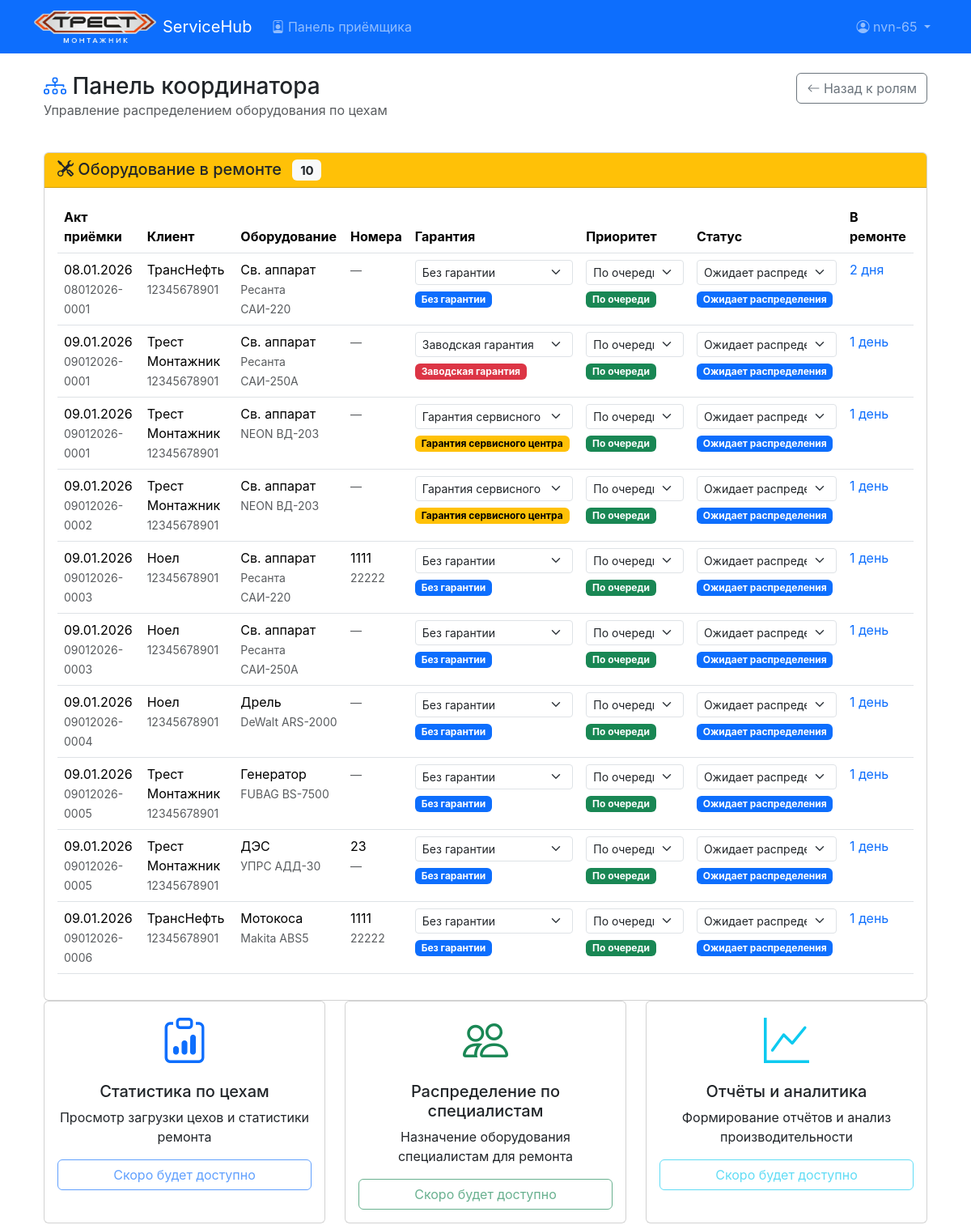
Before: /coordinator-dashboard/ (signed in, upper part) with the older database file.
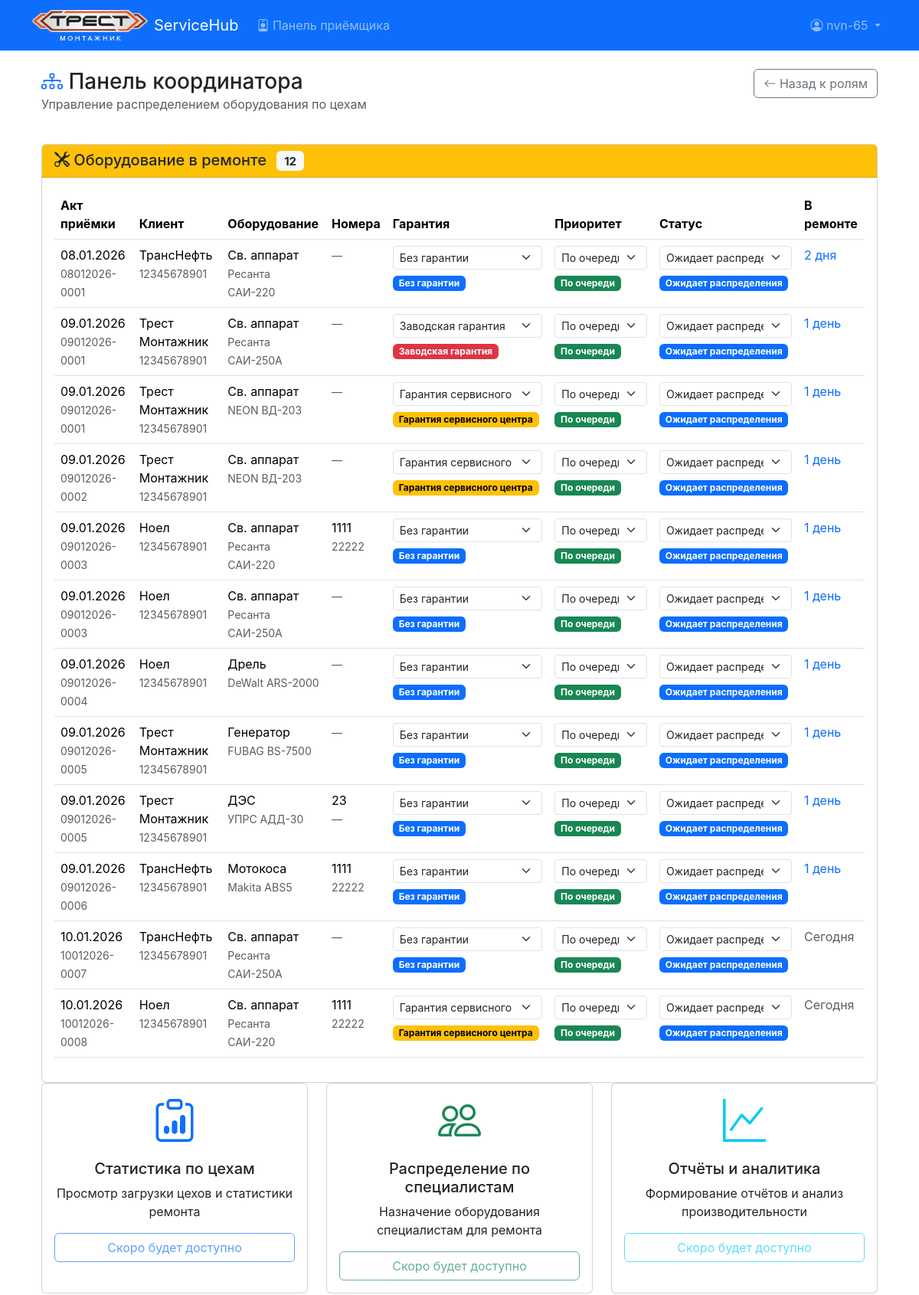
After: the same page with the newer database file.
### service_center/models.py (models this page shows, shortened)
class ReceivedEquipment(models.Model):
    GUARANTEE_CHOICES = [
        ('NONE', 'Без гарантии'),
        ('FACTORY', 'Заводская гарантия'),
        ('SERVICE', 'Гарантия сервисного центра'),
    ]
    STATUS_CHOICES = [
        ('WAITING', 'Ожидает распределения'),
        ('ASSIGNED', 'Назначено специалисту'),
        ('DIAGNOSIS', 'На диагностике'),
        ('DIAGNOSED', 'Диагностировано'),
        ('APPROVAL', 'Согласование стоимости'),
        ('PARTS', 'Ожидает запчастей'),
        ('REPAIR', 'В ремонте'),
        ('TESTING', 'На испытаниях'),
        ('READY', 'Готово к выдаче'),
        ('ISSUED', 'Выдано'),
    ]
    reception_act = models.ForeignKey(ReceptionAct, on_delete=models.CASCADE,
                                      related_name='equipments', verbose_name="Акт приёмки")
    model = models.ForeignKey(EquipmentModel, on_delete=models.PROTECT,
                              verbose_name="Модель оборудования")
    serial_number = models.CharField(max_length=30, default="---",
                                     blank=True, verbose_name="Серийный номер")
    inventory_number = models.CharField(max_length=30, default="---", blank=True, null=True,
                                        verbose_name="Инвентарный номер")
    defect_description = models.CharField(max_length=300, blank=True, null=True,
                                          verbose_name="Описание неисправности")
    guarantee_type = models.CharField(max_length=10, choices=GUARANTEE_CHOICES,
                                      default='NONE', verbose_name="Тип гарантии")
    assigned_specialist = models.ForeignKey(
        UserRole,
        on_delete=models.SET_NULL,  # При удалении специалиста поле становится NULL
        null=True,
        blank=True,
        verbose_name="Назначенный специалист",
        related_name='assigned_equipment'  # Имя для обратной связи
    )
    status = models.CharField(max_length=20, choices=STATUS_CHOICES,
                              default='WAITING', verbose_name="Статус")
    priority = models.IntegerField(default=0, verbose_name="Приоритет")
    created_at = models.DateTimeField(auto_now_add=True, verbose_name="Дата создания")
    updated_at = models.DateTimeField(auto_now=True, verbose_name="Дата обновления")
    def get_status_color(self):
        colors = {
            'WAITING': 'primary',  # Серый primary
            'ASSIGNED': 'info',  # Синий
            'DIAGNOSIS': 'warning',  # Жёлтый
            'DIAGNOSED': 'secondary',  # Темно-синий secondary
            'APPROVAL': 'warning',  # Жёлтый
            'PARTS': 'danger',  # Красный
            'REPAIR': 'info',  # Синий
            'TESTING': 'success',  # Зелёный
            'READY': 'success',  # Зелёный
            'ISSUED': 'dark',  # Тёмный
        }
        return colors.get(self.status, 'secondary')
    def get_guarantee_color(self):
        colors = {
            'NONE': 'primary',  # Серый
            'SERVICE': 'warning',  # Жёлтый
            'FACTORY': 'danger',  # Красный
            }
        return colors.get(self.guarantee_type, 'secondary')
    class Meta:
        ordering = ['-priority', '-created_at']
        verbose_name = "Принятое оборудование"
        verbose_name_plural = "Принятое оборудование"

class ReceptionAct(models.Model):
    act_number = models.CharField(max_length=50, unique=True, verbose_name="Номер акта")
    created_at = models.DateTimeField(auto_now_add=True, verbose_name="Дата создания")
    client = models.ForeignKey(Client, on_delete=models.PROTECT,
                               related_name='reception_acts', verbose_name="Клиент")
    receiver = models.ForeignKey(User, on_delete=models.PROTECT,
                                 related_name='reception_acts', verbose_name="Приёмщик")
    updated_at = models.DateTimeField(auto_now=True, verbose_name="Дата обновления")
    printed_at = models.DateTimeField(null=True, blank=True, verbose_name="Дата печати")
    class Meta:
        ordering = ['-created_at']  # Сортировка по дате создания (новые сверху)
        verbose_name = "Акт приёмки"
        verbose_name_plural = "Акты приёмки"

class Client(models.Model):
    short_name = models.CharField(max_length=50, unique=True, verbose_name="Краткое наименование клиента")
    full_name = models.CharField(max_length=100, unique=True, verbose_name="Полное наименование клиента")
    contact_person = models.CharField(max_length=200, verbose_name="Ответственное лицо")
    phone = models.CharField(max_length=20, verbose_name="Телефон")
    email = models.EmailField(blank=True, null=True, verbose_name="Email")
    address = models.TextField(blank=True, null=True, verbose_name="Адрес")
    created_at = models.DateTimeField(auto_now_add=True, verbose_name="Дата создания")
    class Meta:
        ordering = ['short_name']  # Сортировка по краткому наименованию
        verbose_name = "Клиент"
        verbose_name_plural = "Клиенты"

class EquipmentModel(models.Model):
    category = models.ForeignKey(EquipmentCategory, on_delete=models.CASCADE,
                                 related_name='models', verbose_name="Категория оборудования")
    brand = models.ForeignKey(Brand, on_delete=models.CASCADE,
                              related_name='models', verbose_name="Бренд")
    name = models.CharField(max_length=200, verbose_name="Название модели")
    description = models.TextField(blank=True, null=True, verbose_name="Дополнительные заметки")
    class Meta:
        ordering = ['name']  # Сортировка по названию модели
        verbose_name = "Модель оборудования"
        verbose_name_plural = "Модели оборудования"
        unique_together = ('name', 'brand')

class EquipmentCategory(models.Model):
    DEPARTAMENT_CHOICES = [
        ('NONE', 'Не определён'),
        ('MOTOR', 'Цех агрегатов'),
        ('ELECTRO', 'Цех электроинструмента'),
        ('SMALL', 'Цех малой маханизации'),
        ('ELECTRON', 'Цех электроники')
    ]
    name = models.CharField(max_length=200, unique=True, verbose_name="Название категории")
    description = models.TextField(blank=True, null=True, verbose_name="Описание")
    department = models.CharField(max_length=10, choices=DEPARTAMENT_CHOICES, default='NONE',
                                  verbose_name="Цех обслуживания")
    class Meta:
        ordering = ['name']  # Сортировка по названию категории
        verbose_name = "Категория оборудования"
        verbose_name_plural = "Категории оборудования"

class Brand(models.Model):
    name = models.CharField(max_length=20, unique=False, verbose_name="Название бренда")
    category = models.ForeignKey(EquipmentCategory, on_delete=models.CASCADE,
                                 related_name='brands', verbose_name="Категория")
    description = models.TextField(blank=True, null=True, verbose_name="Дополнительные заметки")
    class Meta:
        ordering = ['name']  # Сортировка по названию бренда
        verbose_name = "Бренд"
        verbose_name_plural = "Бренды"
        unique_together = ('name', 'category')

### service_center/views.py (the view)
# urls.py: path('coordinator-dashboard/', views.coordinator_dashboard_view, name='coordinator_dashboard'),
@login_required
def coordinator_dashboard_view(request):
    has_coordinator_role = UserRole.objects.filter(
        user=request.user,
        role__name='Координатор',
        is_active=True
    ).exists()
    if not has_coordinator_role:
        messages.error(request, 'У вас нет прав для доступа к этой странице.')
        return redirect('roles')
    equipment_list = ReceivedEquipment.objects.exclude(
        status='ISSUED'
    ).select_related(
        'reception_act__client',
        'model__brand',
        'model__category'
    ).order_by('created_at')  # старые сверху
    today = timezone.now().date()
    for equipment in equipment_list:
        equipment.days_in_repair = (today - equipment.created_at.date()).days
    context = {
        'page_title': 'Панель координатора',
        'equipment_list': equipment_list,
    }
    return render(request, 'service_center/coordinator_dashboard.html', context)

### templates/service_center/coordinator_dashboard.html (shortened to what the changed rows need)
{% extends 'base.html' %}
{% load static %}
{% block content %}
<div class="container">
    <div class="row mb-4">
        <div class="col">
            <h1 class="h3 mb-0">
                <i class="bi bi-diagram-3 text-primary"></i>
                Панель координатора
            </h1>
        </div>
    </div>
    <div class="card mt-4">
        <div class="card-header bg-warning">
            <h5 class="mb-0">
                <i class="bi bi-tools"></i>
                Оборудование в ремонте
                <span class="badge bg-light text-dark ms-2">{{ equipment_list|length }}</span>
            </h5>
        </div>
        <div class="card-body">
            {% if equipment_list %}
                <div class="table-responsive">
                    <table class="table table-hover">
                        <thead>
                            <tr>
                                <th>Акт приёмки</th>
                                <th>Клиент</th>
                                <th>Оборудование</th>
                                <th>Номера</th>
                                <th>Гарантия</th>
                                <th>Приоритет</th>
                                <th>Статус</th>
                                <th>В ремонте</th>
                            </tr>
                        </thead>
                        <tbody>
                            {% for equipment in equipment_list %}
                            <tr>
                                <td>
                                    <div>{{ equipment.reception_act.created_at|date:"d.m.Y" }}</div>
                                    <small class="text-muted">{{ equipment.reception_act.act_number }}</small>
                                </td>
                                <td>
                                    <div>{{ equipment.reception_act.client.short_name }}</div>
                                    <small class="text-muted">{{ equipment.reception_act.client.phone }}</small>
                                </td>
                                <td>
                                    <div>{{ equipment.model.category.name }}</div>
                                    <small class="text-muted">{{ equipment.model.brand.name }} {{ equipment.model.name }}</small>
                                </td>
                                <td>
                                    <div>{{ equipment.serial_number }}</div>
                                    <small class="text-muted">
                                        {% if equipment.inventory_number %}
                                            {{ equipment.inventory_number }}
                                        {% else %}
                                            <span class="text-muted">—</span>
                                        {% endif %}
                                    </small>
                                </td>
                                <td>
                                    <select class="form-select form-select-sm guarantee-select" data-equipment-id="{{ equipment.id }}" style="min-width: 120px;">
                                        {% for guarantee_key, guarantee_name in equipment.GUARANTEE_CHOICES %}
                                            <option value="{{ guarantee_key }}" {% if equipment.guarantee_type == guarantee_key %}selected{% endif %}>
                                                {{ guarantee_name }}
                                            </option>
                                        {% endfor %}
                                    </select>
                                    <div class="guarantee-badge mt-1">
                                        <span class="badge text-bg-{{ equipment.get_guarantee_color }}">
                                            {{ equipment.get_guarantee_type_display }}
                                        </span>
                                    </div>
                                </td>
                                <td>
                                    <select class="form-select form-select-sm priority-select" data-equipment-id="{{ equipment.id }}" style="min-width: 120px;">
                                        <option value="0" {% if equipment.priority == 0 %}selected{% endif %}>
                                            По очереди
                                        </option>
                                    </select>
                                    <div class="priority-badge mt-1">
                                        {% if equipment.priority == 0 %}
                                            <span class="badge bg-success">По очереди</span>
                                        {% elif equipment.priority == 1 %}
                                            <span class="badge bg-danger">Срочно</span>
                                        {% elif equipment.priority == 3 %}
                                            <span class="badge bg-secondary">Стоп</span>
                                        {% endif %}
                                    </div>
                                </td>
                                <td>
                                    <select class="form-select form-select-sm status-select" data-equipment-id="{{ equipment.id }}" style="min-width: 150px;">
                                        {% for status_key, status_name in equipment.STATUS_CHOICES %}
                                            <option value="{{ status_key }}" {% if equipment.status == status_key %}selected{% endif %}>
                                                {{ status_name }}
                                            </option>
                                        {% endfor %}
                                    </select>
                                    <div class="status-badge mt-1">
                                        <span class="badge bg-{{ equipment.get_status_color }}">
                                            {{ equipment.get_status_display }}
                                        </span>
                                    </div>
                                </td>
                                <td>
                                    {% if equipment.days_in_repair == 0 %}
                                        <span class="text-muted">Сегодня</span>
                                    {% elif equipment.days_in_repair == 1 %}
                                        <span class="text-primary">1 день</span>
                                    {% elif equipment.days_in_repair < 7 %}
                                        <span class="text-primary">{{ equipment.days_in_repair }} дня</span>
                                    {% elif equipment.days_in_repair < 14 %}
                                        <span class="text-warning">{{ equipment.days_in_repair }} дней</span>
                                    {% else %}
                                        <span class="text-danger">{{ equipment.days_in_repair }} дней</span>
                                    {% endif %}
                                </td>
                            </tr>
                            {% endfor %}
                        </tbody>
                    </table>
                </div>
            {% else %}
                <div class="text-center py-4">
                    <i class="bi bi-inbox display-6 text-muted"></i>
                    <h3 class="mt-3">Нет оборудования в ремонте</h3>
                    <p class="text-muted">Все оборудование выдано или еще не принято.</p>
                </div>
            {% endif %}
        </div>
    </div>
</div>
{% endblock %}

Changed rows visible on the page:
added ReceivedEquipment: reception_act.created_at "10.01.2026", reception_act.act_number "10012026-0007", reception_act.client.short_name "ТрансНефть", reception_act.client.phone "12345678901", model.category.name "Св. аппарат", model.brand.name "Ресанта", model.name "САИ-250А", guarantee_type+id "Без гарантии", guarantee_type "Без гарантии", priority+id "По очереди", status+id "Ожидает распределения", status "Ожидает распределения", shows "Сегодня"
added ReceivedEquipment: reception_act.created_at "10.01.2026", reception_act.act_number "10012026-0008", reception_act.client.short_name "Ноел", reception_act.client.phone "12345678901", model.category.name "Св. аппарат", model.brand.name "Ресанта", model.name "САИ-220", serial_number "1111", inventory_number "22222", guarantee_type+id "Гарантия сервисного центра", guarantee_type "Гарантия сервисного центра", priority+id "По очереди", status+id "Ожидает распределения", status "Ожидает распределения", shows "Сегодня"
Other visible differences:
{{ equipment_list|length }}: "10" → "12"
